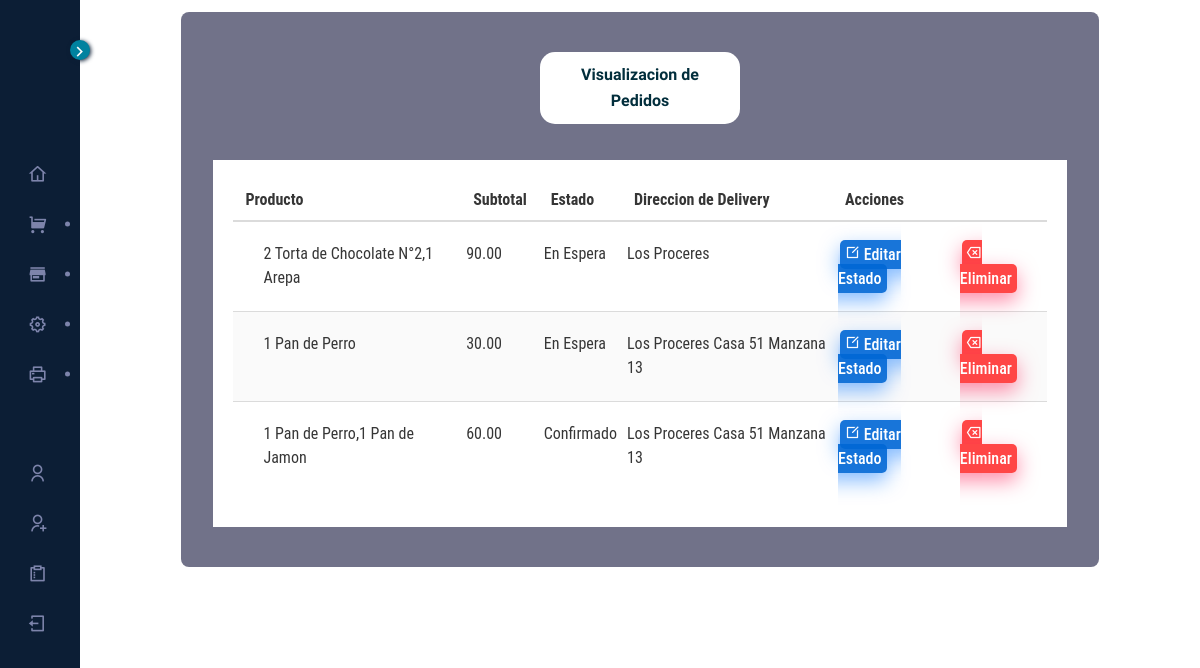
Page /pedidos.php (signed in) on the committed database.
### tables this page shows
CREATE TABLE `pedidos` (
  `id` int(255) NOT NULL AUTO_INCREMENT,
  `usuario` varchar(255) NOT NULL,
  `productos` varchar(2000) NOT NULL,
  `subtotal` varchar(255) NOT NULL,
  `status` varchar(255) NOT NULL,
  `direccion` varchar(255) NOT NULL,
  PRIMARY KEY (`id`)
);

### pedidos.php (the view, shortened to what this page needs)
<!DOCTYPE html>
<html lang="zxx">
<head>
    <link rel="stylesheet" href="css/bootstrap.min.css" type="text/css">
    <link rel="stylesheet" href="css/font-awesome.min.css" type="text/css">
    <link rel="stylesheet" href="css/elegant-icons.css" type="text/css">
    <link rel="stylesheet" href="css/nice-select.css" type="text/css">
    <link rel="stylesheet" href="css/jquery-ui.min.css" type="text/css">
    <link rel="stylesheet" href="css/owl.carousel.min.css" type="text/css">
    <link rel="stylesheet" href="css/slicknav.min.css" type="text/css">
    <link rel="stylesheet" href="css/style.css" type="text/css">
    <link rel="stylesheet" href="css/sidebarsystem.css" type="text/css">
    <link rel="stylesheet" href="css/layout.css">
    <link rel="stylesheet" href="css/remixicon.css">
    <link rel="stylesheet" href="css/tablastyle.css">
<link rel="stylesheet" type="text/css" href="DataTables/Bulma-0.9.2/css/bulma.min.css"/>
<link rel="stylesheet" type="text/css" href="DataTables/datatables.min.css"/>
<link rel="stylesheet" href="datatables/Responsive-2.2.9/css/responsive.foundation.min.css">
</head>
<body>
     <?php require('./layout/sidebarsystem.php')  ?>
      <div class="layout">
        <main class="content">
          <div class="contenedor2">
          <div class="container__section">
<p class="header__title">Visualizacion de Pedidos</p>
<div class="container__section-table">
    <table id="myTable" class="table is-striped datatable" style="width: 100%;">
        <thead>
            <tr>
                <th>Producto</th>
                <th>Subtotal</th>
                <th>Estado</th>
                <th>Direccion de Delivery</th>
                <th>Acciones</th>
                <th></th>
            </tr>
        </thead>
        <tbody>
                <?php
                        $conexion=mysqli_connect('localhost','root','','delmary');
                        $sql="SELECT * FROM pedidos";
                        $result=mysqli_query($conexion,$sql);
                        while($mostrar=mysqli_fetch_array($result)){
                            $id = $mostrar['id'];
                            $productos = $mostrar['productos'];
                            $subtotal = $mostrar['subtotal'];
                            $status = $mostrar['status'];
                            $direccion = $mostrar['direccion'];
                        ?>
            <tr>
                <td><?php echo $productos ?></td>
                <td><?php echo $subtotal ?></td>
                <td><?php echo $status ?></td>
                <td><?php echo $direccion ?></td>
                <?php echo "<td><a href='pedidos2.php?id=$id' class='edit'><i class='ri-edit-box-line'></i> Editar Estado</a></td>";?>
                <?php echo "<td><a href='pedidosdelete.php?id=$id' class='drop'><i class='ri-delete-back-2-line'></i> Eliminar</a></td>";?>
            </tr>
<?php } ?>
        </tbody>
    </table>
</div>
</div>
</div>
            </div>
</body>
</html>

### css/style.css (style rules this page uses)
html, body { height: 100%; font-family: "Cairo", sans-serif; -webkit-font-smoothing: antialiased; font-smoothing: antialiased; }
h1, h2, h3, h4, h5, h6, { margin: 0; color: #111111; font-weight: 400; font-family: "Cairo", sans-serif; }
p { font-size: 16px; font-family: "Cairo", sans-serif; color: #6f6f6f; font-weight: 400; line-height: 26px; margin: 0 0 15px 0; }

### css/sidebarsystem.css (style rules this page uses)
:root { --font-color: rgb(68, 68, 68); --blank-color: #fff; --active-color: rgb(0, 255, 200); --primary-color: rgb(2, 46, 60); --secondary-color: rgb(48, 145, 140); --third-color: rgb(229, 255, 0); --transition-05: all 0.5s ease; --transition-03: all 0.3s ease; --input-select: rgba(0, 0, 0, 0.063); --input-select2: rgba(191, 186, 186, 0.08); }
.layout { z-index: 1; }
.layout .content { padding: 12px 50px; display: flex; flex-direction: column; }
* { box-sizing: border-box; }
body { margin: 0; height: 100vh; font-family: "Poppins", sans-serif; color: #3f4750; font-size: 0.9rem; background-image: url('../img/background.png'); overflow: hidden; }
a { text-decoration: none; }
.contenedor2 { margin: 0 auto; background-color: rgba(19, 20, 59, 0.6); width: 90%; height: auto; border-radius: 8px; }

### css/layout.css (style rules this page uses)
.layout { min-height: 100%; display: -webkit-box; display: -ms-flexbox; display: flex; -webkit-box-orient: vertical; -webkit-box-direction: normal; -ms-flex-direction: column; flex-direction: column; position: relative; -webkit-box-flex: 1; -ms-flex-positive: 1; flex-grow: 1; }
.layout .content { -webkit-box-flex: 1; -ms-flex-positive: 1; flex-grow: 1; }
.layout.fixed-sidebar .sidebar ~ .layout { height: 100%; overflow: auto; }

### css/tablastyle.css (style rules this page uses)
* { margin: 0; padding: 0; box-sizing: border-box; font-family: "Roboto Condensed", sans-serif; }
:root { --font-size1: 12px; --font-size2: 18px; --font-size3: 20px; --font-color: rgb(68, 68, 68); --blank-color: #fff; --active-color: rgb(0, 255, 200); --primary-color: rgb(2, 46, 60); --secondary-color: rgb(48, 145, 140); --secondary-color2: rgb(15, 44, 43); --third-color: rgb(232, 255, 22); --input-select: rgba(0, 0, 0, 0.063); --transition-05: all 0.5s ease; --transition-03: all 0.3s ease; }
.header__title { margin: 0 auto; text-align: center; font-weight: bold; background-color: #fff; padding: 10px 10px; width: 200px; color: rgb(2, 46, 60); border-radius: 15px; }
.container__section { padding: 40px 10px; width: 100%; box-sizing: border-box; display: flex; flex-direction: column; gap: 20px; }
.datatable i { font-size: 32px; }
.container__section-table { background-color: var(--blank-color); color: var(--font-color); width: 95%; padding: 20px; margin: auto; box-sizing: border-box; font-size: var(--font-size1); }
.container__section-table .datatable { width: 100%; font-size: 16px; overflow-x: hidden; }
.datatable td { padding: 20px 5px !important; }
.datatable td:first-child { padding: 20px 5px 20px 30px !important; }
.edit, .drop, .pdfview { border-radius: 5px; color: var(--blank-color); text-align: center; padding: 5px; margin: 2px; font-weight: 550; }
.edit { background-color: rgba(0, 103, 213, 0.907); color: var(--blank-color); -webkit-box-shadow: 0px 8px 20px 0px rgba(16, 123, 255, 0.5); box-shadow: 0px 8px 20px 0px rgba(16, 123, 255, 0.5); transition: var(--transition-03); }
.edit i { font-size: 15px; }
.drop { background-color: rgb(255, 70, 70); color: var(--blank-color); -webkit-box-shadow: 0px 8px 20px 0px rgba(255, 28, 85, 0.5); box-shadow: 0px 8px 20px 0px rgba(255, 28, 85, 0.5); }
.drop i { font-size: 15px; }

### rows in the picture
pedidos: productos "2 Torta de Chocolate N°2,1 Arepa", subtotal "90.00", status "En Espera", direccion "Los Proceres"
pedidos: productos "1 Pan de Perro", subtotal "30.00", status "En Espera", direccion "Los Proceres Casa 51 Manzana 13"
pedidos: productos "1 Pan de Perro,1 Pan de Jamon", subtotal "60.00", status "Confirmado", direccion "Los Proceres Casa 51 Manzana 13"
